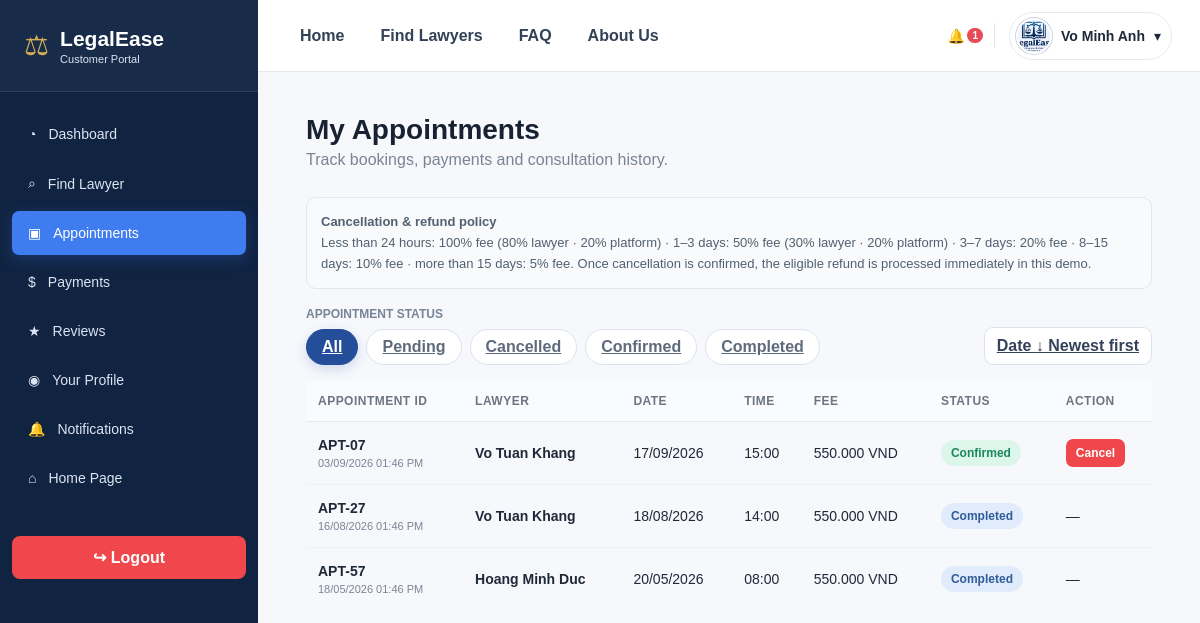
The page /customer/appointments.php (signed in) on the database its author committed.
### tables this page shows
CREATE TABLE customer_profiles (
 id INT AUTO_INCREMENT PRIMARY KEY,user_id INT NOT NULL UNIQUE,full_name VARCHAR(150) NOT NULL,phone VARCHAR(30) DEFAULT '',address VARCHAR(255) DEFAULT '',avatar_file VARCHAR(255) DEFAULT '',gender ENUM('Male','Female','Other') NULL,birth_date DATE NULL,
 CONSTRAINT fk_customer_user FOREIGN KEY(user_id) REFERENCES users(id) ON DELETE CASCADE
);

CREATE TABLE appointments (
 id INT AUTO_INCREMENT PRIMARY KEY,slot_id INT NOT NULL,customer_id INT NOT NULL,lawyer_id INT NOT NULL,service_name VARCHAR(150) DEFAULT 'Legal Consultation',note TEXT NOT NULL,
 appointment_date DATE NOT NULL,start_time TIME NOT NULL,end_time TIME NOT NULL,fee DECIMAL(10,2) NOT NULL DEFAULT 0,status ENUM('Pending','Confirmed','Completed','Cancelled') NOT NULL DEFAULT 'Pending',notes TEXT DEFAULT NULL,
 cancel_reason VARCHAR(255) DEFAULT NULL,cancelled_by ENUM('customer','lawyer','admin') DEFAULT NULL,
 created_at DATETIME NOT NULL DEFAULT CURRENT_TIMESTAMP,updated_at DATETIME NULL,payment_due_at DATETIME NULL,payment_reminder_sent_at DATETIME NULL,INDEX idx_appt_lawyer_status(lawyer_id,status),INDEX idx_appt_customer_status(customer_id,status),
 CONSTRAINT fk_appt_slot FOREIGN KEY(slot_id) REFERENCES availability_slots(id),CONSTRAINT fk_appt_customer FOREIGN KEY(customer_id) REFERENCES customer_profiles(id) ON DELETE CASCADE,
 CONSTRAINT fk_appt_lawyer FOREIGN KEY(lawyer_id) REFERENCES lawyer_profiles(id) ON DELETE CASCADE
);

CREATE TABLE lawyer_profiles (
 id INT AUTO_INCREMENT PRIMARY KEY,user_id INT NOT NULL UNIQUE,full_name VARCHAR(150) NOT NULL,phone VARCHAR(30) DEFAULT '',experience_years INT NOT NULL DEFAULT 0,bio TEXT,
 office_address VARCHAR(255) DEFAULT '',location_id INT NULL,is_verified TINYINT(1) NOT NULL DEFAULT 0,rating DECIMAL(2,1) NOT NULL DEFAULT 0.0,
 consultation_fee DECIMAL(10,2) NOT NULL DEFAULT 500000,avatar_file VARCHAR(255) DEFAULT '',created_at DATETIME NOT NULL DEFAULT CURRENT_TIMESTAMP,
 CONSTRAINT fk_lawyer_user FOREIGN KEY(user_id) REFERENCES users(id) ON DELETE CASCADE,
 CONSTRAINT fk_lawyer_location FOREIGN KEY(location_id) REFERENCES locations(id) ON DELETE SET NULL
);

### includes/bootstrap.php (called while the page is built, shortened)
<?php
function e(?string $value): string {
    return htmlspecialchars((string)$value, ENT_QUOTES, 'UTF-8');
}
function money_usd(float|int|string $amount): string {
    return number_format((float)$amount, 0, ',', '.') . ' VND';
}
function avatar_url(?string $stored): string {
    $stored=trim((string)$stored);
    if($stored==='') return app_base_url().'/assets/images/logo.png';
    return app_base_url().'/'.ltrim($stored, '/');
}
function user(): ?array {
    return $_SESSION['user'] ?? null;
}
function app_base_url(): string {
    return '/LegalEase_eProject';
}

### customer/appointments.php (the view, shortened to what this page needs)
<?php
require_once __DIR__.'/../includes/customer_layout.php';
$cid=current_customer_id($pdo);
function cancellation_terms(string $appointmentDate, string $startTime, float $fee):array {
    $now=new DateTimeImmutable('now');
    $start=new DateTimeImmutable($appointmentDate.' '.$startTime);
    $seconds=max(0, $start->getTimestamp()-$now->getTimestamp());
    $days=$seconds/86400;
    if($days>15) {
        $rate=.05;
        $lawyerRate=0;
        $platformRate=.05;
        $label='More than 15 days';
    }elseif($days>=8) {
        $rate=.10;
        $lawyerRate=0;
        $platformRate=.10;
        $label='8–15 days';
    }elseif($days>=3) {
        $rate=.20;
        $lawyerRate=0;
        $platformRate=.20;
        $label='3–7 days';
    }elseif($days>=1) {
        $rate=.50;
        $lawyerRate=.30;
        $platformRate=.20;
        $label='1–3 days';
    }else {
        $rate=1.00;
        $lawyerRate=.80;
        $platformRate=.20;
        $label='Less than 24 hours';
    }$cancelFee=round($fee*$rate, 2);
    $lawyerShare=round($fee*$lawyerRate, 2);
    $platformShare=round($fee*$platformRate, 2);
    return[$days, $rate, $cancelFee, max(0, $fee-$cancelFee), $lawyerShare, $platformShare, $label];
}
$status=$_GET['status']??'all';
$dateSort=strtolower($_GET['date_sort']??'desc')==='asc'?'asc':'desc';
$page=max(1, (int)($_GET['page']??1));
$per=10;
function customer_appt_url(array $changes=[]):string {
    $q=array_merge($_GET, $changes);
    return'?'.http_build_query($q);
}
$where='a.customer_id=?';
$params=[$cid];
if($status!=='all') {
    $where.=' AND a.status=?';
    $params[]=$status;
}$c=$pdo->prepare("SELECT COUNT(*) FROM appointments a WHERE $where");
$c->execute($params);
$total=(int)$c->fetchColumn();
$offset=($page-1)*$per;
$sql="SELECT a.*,lp.full_name,(SELECT COUNT(*) FROM reviews r WHERE r.appointment_id=a.id) reviewed,(SELECT status FROM payments p WHERE p.appointment_id=a.id LIMIT 1) payment_status FROM appointments a JOIN lawyer_profiles lp ON lp.id=a.lawyer_id WHERE $where ORDER BY a.appointment_date ".strtoupper($dateSort).",a.start_time ".strtoupper($dateSort)." LIMIT $per OFFSET $offset";
$q=$pdo->prepare($sql);
$q->execute($params);
$rows=$q->fetchAll();
customer_shell_start('My Appointments', 'Track bookings, payments and consultation history.');
?>
<div class="policy-box" style="margin-bottom:18px">
<b>Cancellation & refund policy</b>
<br>Less than 24 hours: 100% fee (80% lawyer · 20% platform) · 1–3 days: 50% fee (30% lawyer · 20% platform) · 3–7 days: 20% fee · 8–15 days: 10% fee · more than 15 days: 5% fee. Once cancellation is confirmed, the eligible refund is processed immediately in this demo.</div>
<div class="appointment-filter-bar">
<div>
<span>Appointment status</span>
<div class="appointment-status-pills"><?php
foreach(['all'=>'All', 'Pending'=>'Pending', 'Cancelled'=>'Cancelled', 'Confirmed'=>'Confirmed', 'Completed'=>'Completed'] as $k=>$label):?><a class="<?=$status===$k?'active':''?>" href="<?=e(customer_appt_url(['status'=>$k, 'page'=>1]))?>">
<span><?=e($label)?></span>
</a><?php
endforeach?></div>
</div>
<a class="date-sort-control" href="<?=e(customer_appt_url(['date_sort'=>$dateSort==='asc'?'desc':'asc', 'page'=>1]))?>">Date <?=$dateSort==='asc'?'↑ Oldest first':'↓ Newest first'?></a>
</div>
<div class="table-wrap">
<table class="customer-table">
<thead>
<tr>
<th>Appointment ID</th>
<th>Lawyer</th>
<th>Date</th>
<th>Time</th>
<th>Fee</th>
<th>Status</th>
<th>Action</th>
</tr>
</thead>
<tbody><?php
foreach($rows as $r):[$days, $rate, $cancelFee, $refund, $lawyerShare, $platformShare, $policyLabel]=cancellation_terms($r['appointment_date'], $r['start_time'], (float)$r['fee']);
$startedConfirmed=$r['status']==='Confirmed'&&$r['payment_status']==='Success'&&new DateTimeImmutable('now')>=new DateTimeImmutable($r['appointment_date'].' '.$r['start_time']);
?><tr>
<td>
<strong>APT-<?=str_pad((string)$r['id'], 2, '0', STR_PAD_LEFT)?></strong>
<div class="muted appointment-created-at"><?=e(date('d/m/Y h:i A', strtotime($r['created_at'])))?></div>
</td>
<td>
<b><?=e($r['full_name'])?></b>
</td>
<td><?=e(date('d/m/Y', strtotime($r['appointment_date'])))?></td>
<td><?=e(substr($r['start_time'], 0, 5))?></td>
<td><?=money_usd($r['fee'])?></td>
<td>
<span class="badge <?=customer_badge($r['status'])?>"><?=e($r['status'])?></span><?php
if($r['payment_status']==='Pending'&&$r['status']==='Pending'):?><br>
<a class="payment-due-link" href="appointment_summary.php?appointment=<?=$r['id']?>">Payment required</a><?php
endif?></td>
<td><?php
if($r['payment_status']==='Pending'&&$r['status']==='Pending'):?><a class="btn btn-success btn-sm" href="appointment_summary.php?appointment=<?=$r['id']?>">Review & Pay</a>
<button type="button" class="btn btn-danger btn-sm open-unpaid-cancel" data-id="<?=$r['id']?>" data-lawyer="<?=e($r['full_name'])?>" data-date="<?=e(date('d M Y', strtotime($r['appointment_date'])))?>" data-time="<?=e(substr($r['start_time'], 0, 5).'–'.substr($r['end_time'], 0, 5))?>" data-fee="<?=e(money_usd($r['fee']))?>">Cancel</button><?php
elseif(in_array($r['status'], ['Pending', 'Confirmed'], true)):?><?php
if($startedConfirmed):?><button type="button" class="btn btn-danger btn-sm cancel-started-warning">Cancel</button><?php
else:?><button type="button" class="btn btn-danger btn-sm open-cancel" data-id="<?=$r['id']?>" data-fee="<?=e(money_usd($r['fee']))?>" data-rate="<?=(int)round($rate*100)?>" data-cancel-fee="<?=e(money_usd($cancelFee))?>" data-refund="<?=e(money_usd($refund))?>" data-lawyer-share="<?=e(money_usd($lawyerShare))?>" data-platform-share="<?=e(money_usd($platformShare))?>" data-policy="<?=e($policyLabel)?>" data-date="<?=e(date('d M Y', strtotime($r['appointment_date'])))?>">Cancel</button><?php
endif?><?php
elseif($r['status']==='Completed'&&!$r['reviewed']):?><a class="btn btn-light btn-sm" href="reviews.php?appointment=<?=$r['id']?>">Review</a><?php
else:?>—<?php
endif?></td>
</tr><?php
endforeach?><?php
if(!$rows):?><tr>
<td colspan="7" class="empty">No appointments in this category.</td>
</tr><?php
endif?></tbody>
</table>
</div><?=paginate($total, $page, $per, '/LegalEase_eProject/customer/appointments.php?status='.urlencode($status).'&date_sort='.urlencode($dateSort))?>
<?php
customer_shell_end();
?>

### includes/customer_layout.php (shortened to what this page needs)
<?php
require_once __DIR__ . '/bootstrap.php';
function customer_badge(string $status): string {
    $s = strtolower($status);
    return match ($s) {
        'pending', 'refund pending' => 'badge-pending', 'confirmed', 'success', 'active' => 'badge-confirmed', 'completed' => 'badge-completed', 'cancelled', 'failed', 'inactive' => 'badge-cancelled', 'refunded', 'partially refunded' => 'badge-completed', default => 'badge-neutral'
    };
}
function customer_shell_start(string $title, string $subtitle = ''): void {
    global $pdo;
    $current = basename($_SERVER['PHP_SELF']);
    $uid = (int) (user()['id'] ?? 0);
    $n = 0;
    $profile = null;
    if ($uid) {
        $s = $pdo->prepare('SELECT COUNT(*) FROM notifications WHERE user_id=? AND is_read=0');
        $s->execute([$uid]);
        $n = (int) $s->fetchColumn();
        $s = $pdo->prepare('SELECT cp.full_name,cp.phone,cp.address,cp.avatar_file,u.email FROM customer_profiles cp JOIN users u ON u.id=cp.user_id WHERE cp.user_id=?');
        $s->execute([$uid]);
        $profile = $s->fetch();
    }
    $links = [['dashboard.php', '◔', 'Dashboard'], ['/LegalEase_eProject/public/lawyers.php', '⌕', 'Find Lawyer'], ['appointments.php', '▣', 'Appointments'], ['payments.php', '$', 'Payments'], ['reviews.php', '★', 'Reviews'], ['profile.php', '◉', 'Your Profile'], ['notifications.php', '🔔', 'Notifications']];
    $cssVer = @filemtime(__DIR__ . '/../assets/css/customer.css') ?: time();
    echo '<!doctype html><html lang="en"><head><meta charset="utf-8"><meta name="viewport" content="width=device-width,initial-scale=1"><title>' . e($title) . ' | LegalEase</title><link rel="stylesheet" href="/LegalEase_eProject/assets/css/customer.css?v=' . $cssVer . '"></head><body><div class="customer-layout"><aside class="customer-sidebar"><a class="customer-brand" href="/LegalEase_eProject/customer/dashboard.php" style="text-decoration:none"><div class="mark">⚖</div><div><strong>LegalEase</strong><span>Customer Portal</span></div></a><nav class="customer-nav">';
    foreach ($links as [$url, $icon, $label]) {
        $file = basename(parse_url($url, PHP_URL_PATH));
        $active = $current === $file ? 'active' : '';
        echo '<a class="' . $active . '" href="' . $url . '"><span>' . $icon . '</span>' . e($label) . '</a>';
    }
    echo '<a href="/LegalEase_eProject/index.php"><span>⌂</span> Home Page</a></nav><a class="customer-logout" href="/LegalEase_eProject/logout.php">↪ Logout</a></aside><section class="customer-shell"><header class="customer-topbar"><nav class="customer-public-nav"><a href="/LegalEase_eProject/index.php">Home</a><a href="/LegalEase_eProject/public/lawyers.php">Find Lawyers</a><a href="/LegalEase_eProject/public/faq.php">FAQ</a><a href="/LegalEase_eProject/public/about.php">About Us</a></nav><div class="customer-user">';
    echo '<div style="position:relative"><button type="button" class="customer-bell-btn" id="customerBell" aria-label="Notifications">🔔' . ($n ? '<span class="bell"><b>' . $n . '</b></span>' : '') . '</button><div class="customer-dropdown notification-smart" id="customerNotifications"><div class="notification-drop-head"><strong>Notifications</strong><span>' . $n . ' unread</span></div><div class="notification-filter-tabs"><button type="button" class="drop-filter active" data-note-filter="all">All</button><button type="button" class="drop-filter" data-note-filter="unread">Unread</button></div><div class="notification-drop-list">';
    echo '</div><a class="drop-item view-all" href="/LegalEase_eProject/customer/notifications.php"><b>View all notifications</b></a></div></div><span class="divider"></span>';
    $customerAvatar=avatar_url($profile['avatar_file']??'');
    echo '<div style="position:relative"><button type="button" class="customer-profile-btn" id="customerProfile"><img class="customer-top-avatar" src="'.e($customerAvatar).'" alt="Avatar"><strong>' . e(user()['name'] ?? 'Customer') . '</strong> ▾</button><div class="customer-dropdown customer-profile-card" id="customerProfileMenu"><div class="mini-profile"><img class="customer-top-avatar" src="'.e($customerAvatar).'" alt="Avatar"><div><b>' . e($profile['full_name'] ?? user()['name'] ?? 'Customer') . '</b><br><small>' . e($profile['email'] ?? user()['email'] ?? '') . '</small></div></div><a href="/LegalEase_eProject/customer/profile.php">Your profile</a><a href="/LegalEase_eProject/customer/notifications.php">Notifications</a><a href="/LegalEase_eProject/logout.php">Logout</a></div></div></div></header><main class="customer-main"><h1 class="page-title">' . e($title) . '</h1>' . ($subtitle ? '<p class="page-subtitle">' . e($subtitle) . '</p>' : '');
}
function customer_shell_end(): void {
    echo '</main></section></div><div class="confirm-modal-backdrop" id="confirmBackdrop"><div class="confirm-modal"><h3>Confirm action</h3><p id="confirmMessage">Are you sure you want to continue?</p><div class="confirm-modal-actions"><button type="button" class="btn btn-light" id="confirmNo">Go back</button><button type="button" class="btn btn-danger" id="confirmYes">Continue</button></div></div></div><script>(function(){const bell=document.getElementById("customerBell"),nd=document.getElementById("customerNotifications"),prof=document.getElementById("customerProfile"),pd=document.getElementById("customerProfileMenu");bell&&bell.addEventListener("click",e=>{e.stopPropagation();nd.classList.toggle("open");pd&&pd.classList.remove("open")});prof&&prof.addEventListener("click",e=>{e.stopPropagation();pd.classList.toggle("open");nd&&nd.classList.remove("open")});document.querySelectorAll("[data-note-filter]").forEach(btn=>btn.addEventListener("click",e=>{e.stopPropagation();document.querySelectorAll("[data-note-filter]").forEach(x=>x.classList.remove("active"));btn.classList.add("active");const mode=btn.dataset.noteFilter;document.querySelectorAll("#customerNotifications [data-note-state]").forEach(x=>x.style.display=(mode==="all"||x.dataset.noteState==="unread")?"block":"none")}));document.addEventListener("click",()=>{nd&&nd.classList.remove("open");pd&&pd.classList.remove("open")});let pending=null,pendingSubmitter=null;const b=document.getElementById("confirmBackdrop"),m=document.getElementById("confirmMessage"),y=document.getElementById("confirmYes"),n=document.getElementById("confirmNo");document.addEventListener("submit",function(e){const t=e.submitter,msg=(t&&t.dataset.confirm)||e.target.dataset.confirm;if(!msg||e.target.dataset.confirmed==="1")return;e.preventDefault();pending=e.target;pendingSubmitter=t||null;m.textContent=msg;b.classList.add("open")});document.addEventListener("click",function(e){const a=e.target.closest("a[data-confirm]");if(!a)return;e.preventDefault();pending=a;pendingSubmitter=null;m.textContent=a.dataset.confirm;b.classList.add("open")});y.onclick=()=>{b.classList.remove("open");if(!pending)return;if(pending.tagName==="FORM"){pending.dataset.confirmed="1";pending.requestSubmit(pendingSubmitter)}else if(pending.href)location.href=pending.href;pending=null;pendingSubmitter=null};n.onclick=()=>{b.classList.remove("open");pending=null;pendingSubmitter=null};})();</script></body></html>';
}?>

### rows shown on the page
customer_profiles: full_name "Vo Minh Anh"
appointments: id "07", created_at "03/09/2026 01:46 PM", lawyer.full_name "Vo Tuan Khang", appointment_date "17/09/2026", start_time "15:00", fee "550.000 VND", status "Confirmed"
appointments: id "27", created_at "16/08/2026 01:46 PM", lawyer.full_name "Vo Tuan Khang", appointment_date "18/08/2026", start_time "14:00", fee "550.000 VND", status "Completed"
appointments: id "57", created_at "18/05/2026 01:46 PM", lawyer.full_name "Hoang Minh Duc", appointment_date "20/05/2026", start_time "08:00", fee "550.000 VND", status "Completed"

### other values the page prints
$icon "◔"
$label "Dashboard"
$icon "⌕"
$label "Find Lawyer"
$icon "▣"
$label "Appointments"
$icon "$"
$label "Payments"
$icon "★"
$label "Reviews"
$icon "◉"
$label "Your Profile"
$icon "🔔"
$label "Notifications"
$n "1"
